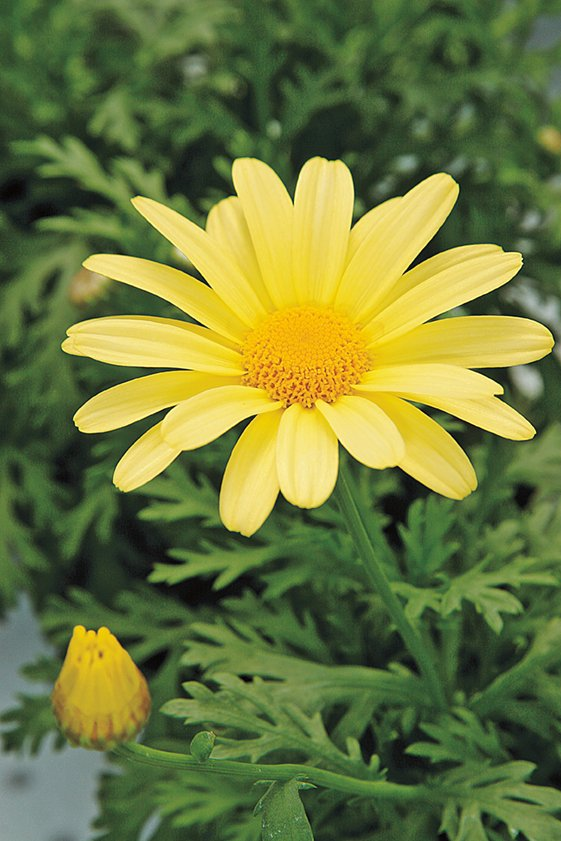
#> input picture images/daisy.jpg, 561 x 841 px
$ jupyter execute q8.ipynb
#> lines starting #> are read from the running program, lines starting #| are printed output that depends on the picture
[cell 1]
#Question 8 - Background Blurring

import numpy as np
import cv2 as cv
import matplotlib.pyplot as plt

#Reads the image
im = cv.imread('images/daisy.jpg')
#> im is the input picture: shape (841, 561, 3); mean B, G, R 60.7, 120.3, 108.5
assert im is not None
im = cv.cvtColor(im, cv.COLOR_BGR2RGB)

#Part (a) - Image Segmentation
mask = np.zeros(im.shape[:2],np.uint8)
bgdModel = np.zeros((1,65),np.float64)
fgdModel = np.zeros((1,65),np.float64)
rect = (58, 154, 498, 466)
cv.grabCut(im,mask,rect,bgdModel,fgdModel,5,cv.GC_INIT_WITH_RECT)
mask2 = np.where((mask==2)|(mask==0),0,1).astype('uint8')
mask3 = np.where((mask==2)|(mask==0),1,0).astype('uint8')
im_f = im*mask2[:,:,np.newaxis]
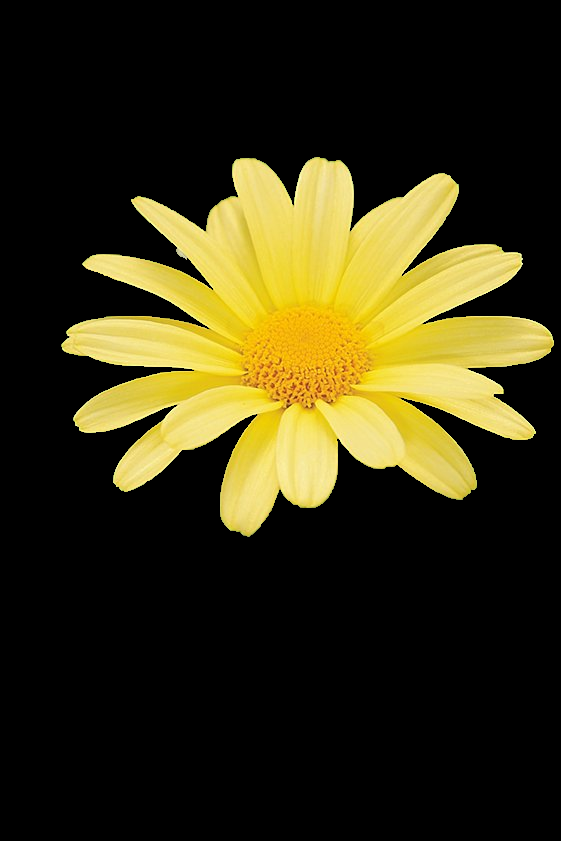
#> im_f: shape (841, 561, 3); mean R, G, B 53.5, 47.8, 19.1
im_b = im*mask3[:,:,np.newaxis]
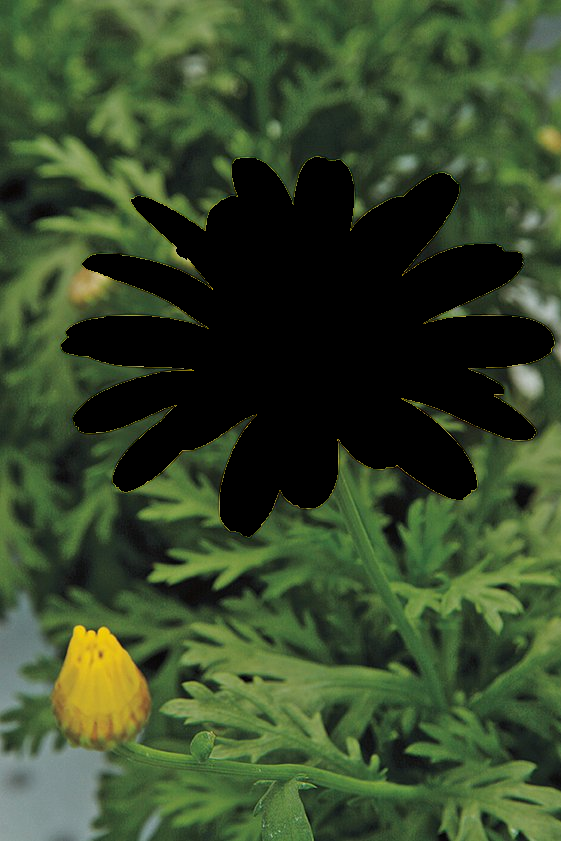
#> im_b: shape (841, 561, 3); mean R, G, B 55, 72.5, 41.6

#Part (b) - Blurring
k = 23
blur_bg = cv.GaussianBlur(im_b, (k,k), 0)
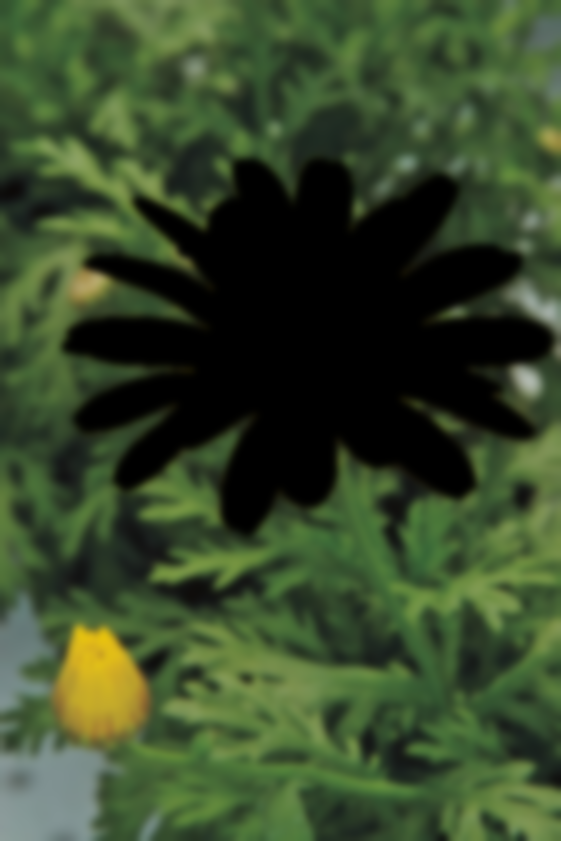
#> blur_bg: shape (841, 561, 3); mean R, G, B 55, 72.5, 41.6
def superimpose(bg, fg, position):
    # Get the dimensions of the foreground image
#> called with position = (0, 0)
    fg_height, fg_width = fg.shape[:2]
#> fg_height = 841; fg_width = 561

    # Extract the position coordinates
    x, y = position
    if x < 0 or y < 0 or x + fg_width > bg.shape[1] or y + fg_height > bg.shape[0]:
        raise ValueError("Foreground image exceeds the boundaries of the background image.")
    roi = bg[y:y+fg_height, x:x+fg_width]
    fg_mask = cv.cvtColor(cv.bitwise_not(cv.cvtColor(fg, cv.COLOR_BGR2GRAY)), cv.COLOR_GRAY2BGR)
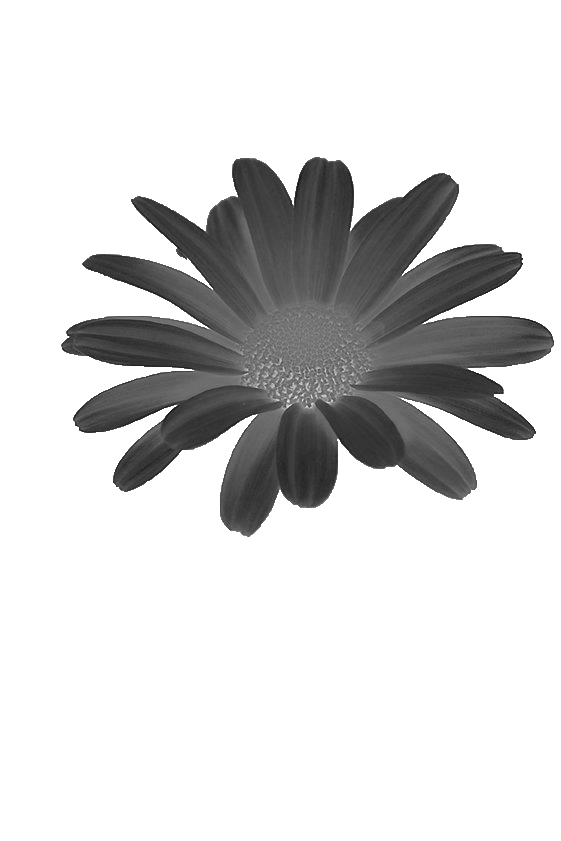
#> fg_mask: shape (841, 561, 3); min 20, max 255, mean 215.1
    superimposed_image = cv.addWeighted(roi, 1, fg, 1, 0)
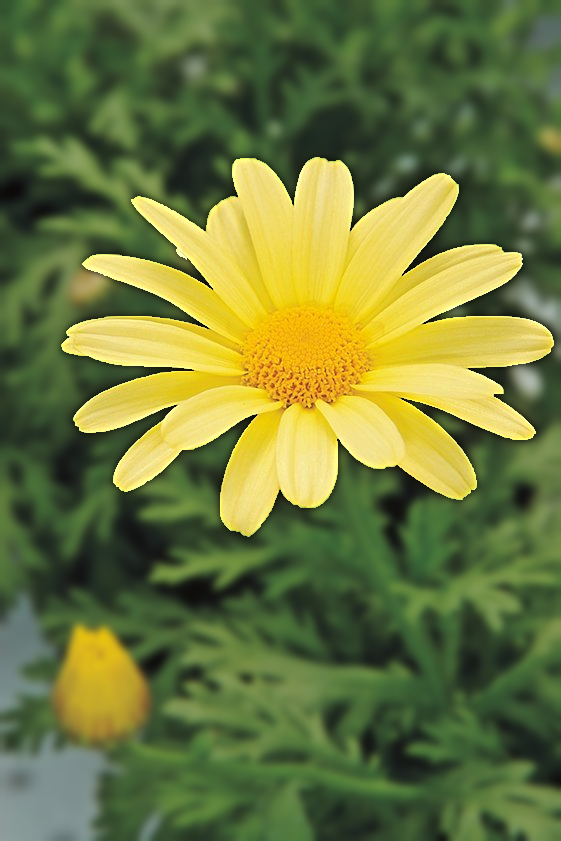
#> superimposed_image: shape (841, 561, 3); mean R, G, B 108.4, 120.2, 60.7
    bg[y:y+fg_height, x:x+fg_width] = superimposed_image

    return bg

enhanced = superimpose(blur_bg, im_f, (0,0))

#Part (c)
print("Part (c)")
print("Q: Why is the background just beyond the edge of the flower quite dark in the enhanced image?")
print("A: This is due to the alpha masking picking up the black pixels beyond the boundaries of the actual foreground image (flower) and blending that into the final image")

fig, ax = plt.subplots(2,2, figsize = (10,10))
ax[0 , 0].imshow(im)
ax[0 , 0].set_title('Original')
ax[0 , 1].imshow(mask2)
ax[0 , 1].set_title('Final Segmentation Mask')
ax[1 , 0].imshow(im_f)
ax[1 , 0].set_title('Foreground Image')
ax[1 , 1].imshow(im_b)
ax[1 , 1].set_title('Background Image')
fig.suptitle('Initial Segmentation')
plt.show()
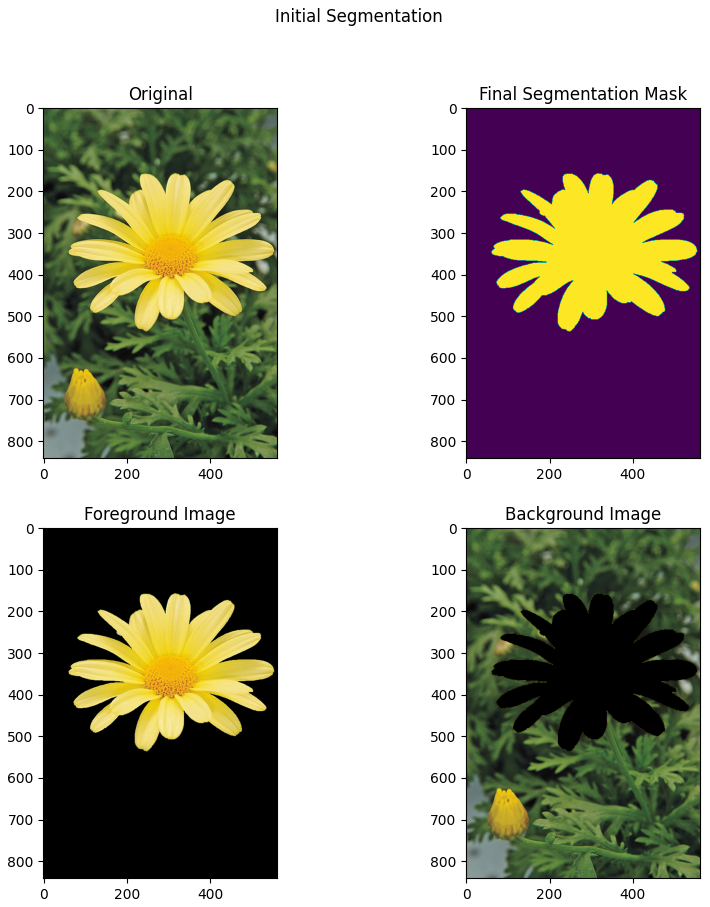
#> figure drawn by matplotlib, 4 panels

fig2, ax2 = plt.subplots(1,2, figsize = (10,10))
ax2[0].imshow(im)
ax2[0].set_title('Original')
ax2[1].imshow(enhanced)
ax2[1].set_title('Enhanced Image')
fig2.suptitle('Original vs. Enhanced Image')
plt.show()

$ run again, with images/border.jpg copied over images/daisy.jpg
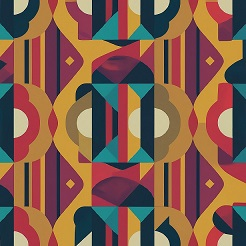
#> input picture images/border.jpg, 246 x 246 px
#> im is the input picture: shape (246, 246, 3); mean B, G, R 75.6, 92.7, 129.1
#> in superimpose, `fg_mask = cv.cvtColor(cv.bitwise_not(cv.cvtColor(fg, cv.COLOR_BGR2GRAY..`:
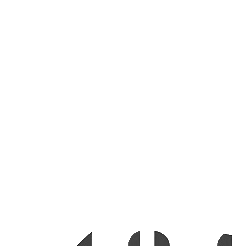
#> fg_mask: shape (246, 246, 3); min 15, max 255, mean 253.2
#> `plt.show()`:
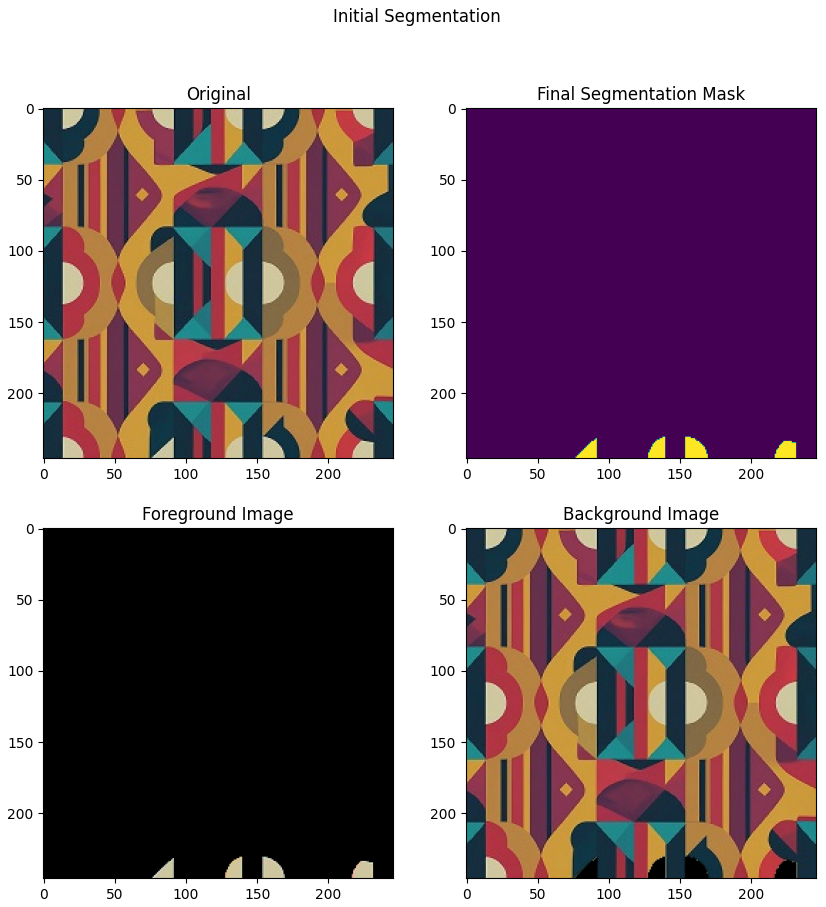
#> figure drawn by matplotlib, 4 panels

$ run again, with images/highlights_and_shadows.jpg copied over images/daisy.jpg
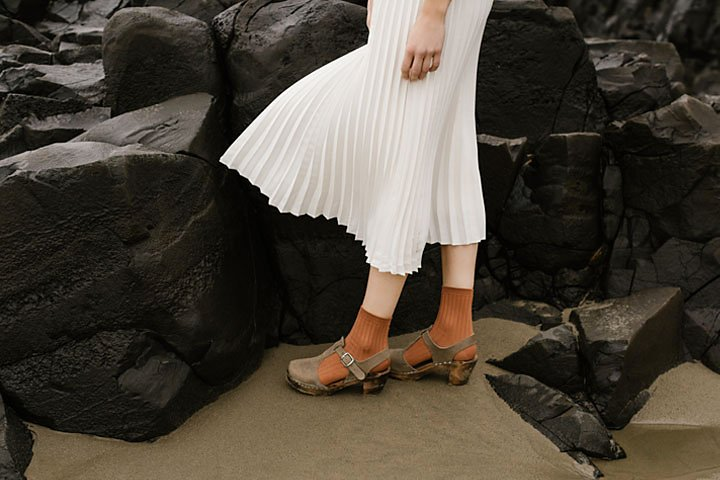
#> input picture images/highlights_and_shadows.jpg, 720 x 480 px
#> im is the input picture: shape (480, 720, 3); mean B, G, R 58.1, 68.6, 75.7
#> in superimpose, `fg_mask = cv.cvtColor(cv.bitwise_not(cv.cvtColor(fg, cv.COLOR_BGR2GRAY..`:
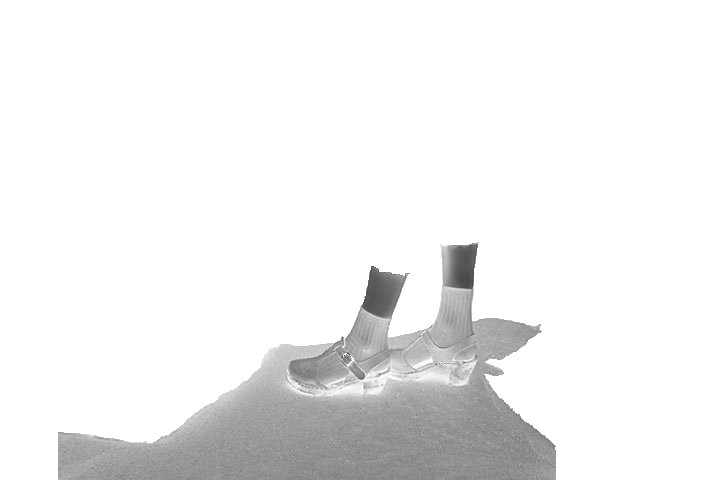
#> fg_mask: shape (480, 720, 3); min 69, max 255, mean 239.8
#> `plt.show()`:
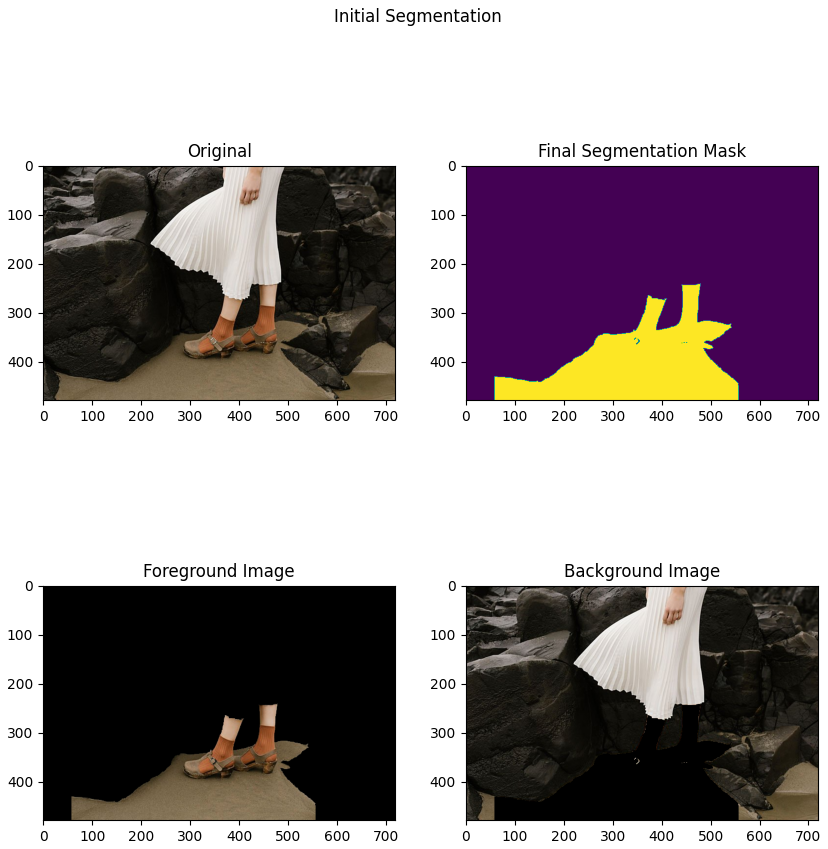
#> figure drawn by matplotlib, 4 panels
